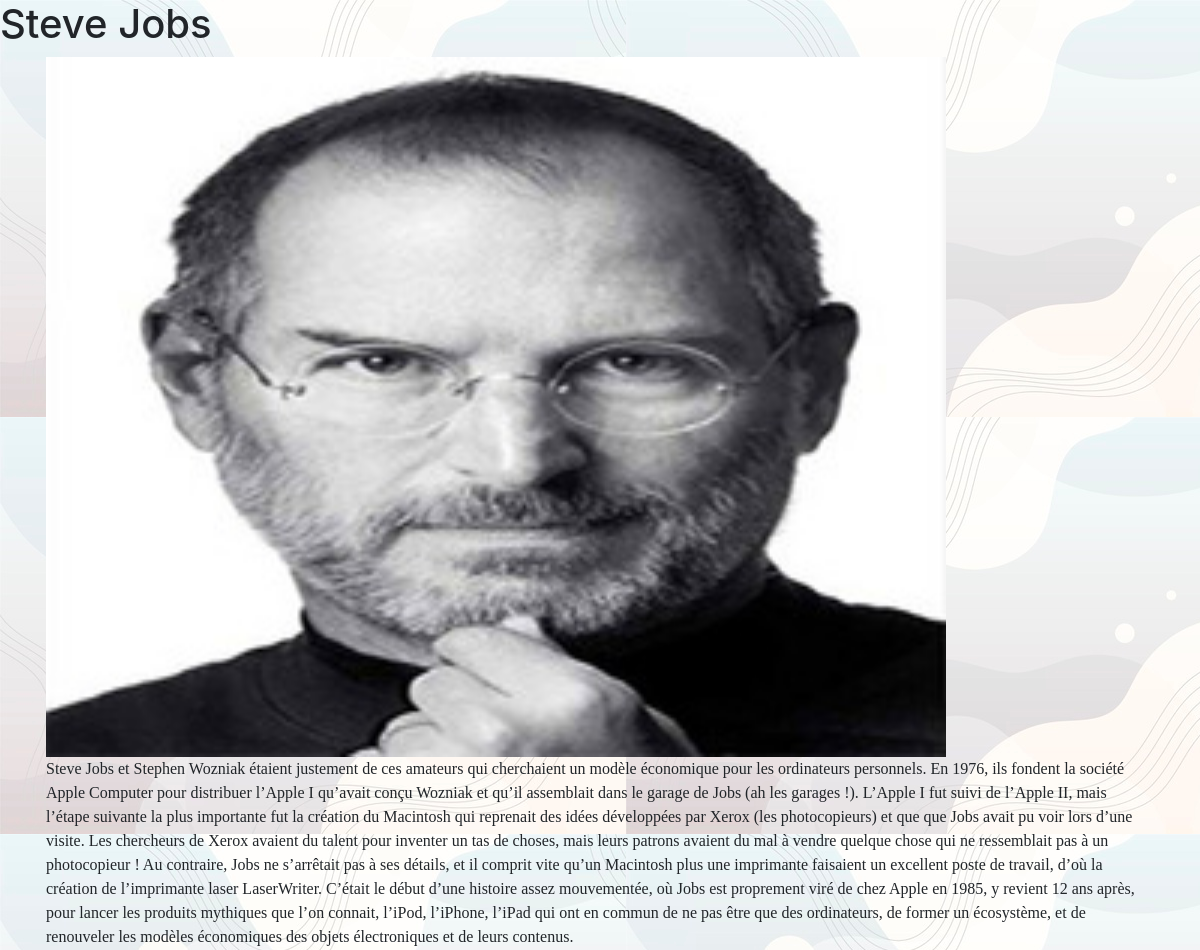
The page /liste_details.php?id=2 on the database its author committed.
### tables this page shows
CREATE TABLE `personnages` (
  `id` int(11) NOT NULL,
  `nom_complet` varchar(50) DEFAULT NULL,
  `nom_image` varchar(50) DEFAULT NULL,
  `historique` text DEFAULT NULL
);

### liste_details.php (the view, shortened to what this page needs)
<?php
    require_once "database.php";
    $id = $_GET["id"];
    $sql = $db->prepare("SELECT * FROM personnages WHERE id = :id");
    $sql->execute([':id' => $id]);
    $data = $sql->fetch(PDO::FETCH_OBJ);
?>
<!DOCTYPE html>
<html lang="fr">
<head>
    <link rel="stylesheet" href="https://cdn.jsdelivr.net/npm/bootstrap@4.5.3/dist/css/bootstrap.min.css">
    <link rel="stylesheet" href="style.css">
</head>
<body>
<h1><?php echo $data->nom_complet ?></h1>
    <div class="container">
        <table>
            <tbody>
                <td>
                    <img class="img_detail" src="images/<?php echo $data->nom_image ?>" alt="<?php echo $data->$nom_image ?>">
                    <br>
                    <div class="historique"><?php echo $data->historique ?></div>
                </td>
            </tbody>
        </table>
    </div>
</body>
</html>

### style.css (style rules this page uses)
body { background-image: url("images/background-image.jpg"); }
.historique { font-family: Italianno, Verdana; }
.img_detail { width:900px; height:700px; }

### rows shown on the page
personnages: nom_complet "Steve Jobs", nom_image (picture), historique "Steve Jobs et Stephen Wozniak étaient justement de ces amateurs qui cherchaient un modèle économique pour les ordinateurs personnels. En 1976, ils fondent la société Apple Computer pour distribuer l’Apple I qu’avait conçu Wozniak et qu’il assemblait dans le garage de Jobs (ah les garages !). L’Apple I fut suivi de l’Apple II, mais l’étape suivante la plus importante fut la création du Macintosh qui reprenait des idées développées par Xerox (les photocopieurs) et que que Jobs avait pu voir lors d’une visite. Les chercheurs de Xerox avaient du talent pour inventer un tas de choses, mais leurs patrons avaient du mal à vendre quelque chose qui ne ressemblait pas à un photocopieur ! Au…"
